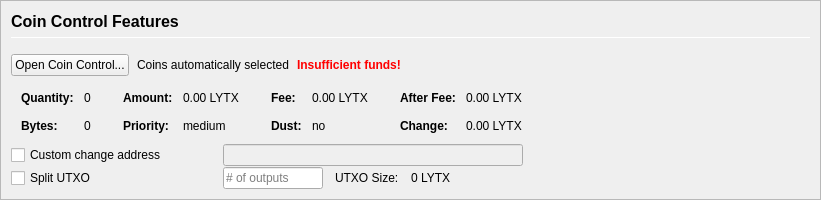
         <widget class="QFrame" name="frameCoinControl">
          <property name="sizePolicy">
           <sizepolicy hsizetype="Expanding" vsizetype="Expanding">
            <horstretch>0</horstretch>
            <verstretch>0</verstretch>
           </sizepolicy>
          </property>
          <property name="maximumSize">
           <size>
            <width>16777215</width>
            <height>16777215</height>
           </size>
          </property>
          <property name="frameShape">
           <enum>QFrame::StyledPanel</enum>
          </property>
          <property name="frameShadow">
           <enum>QFrame::Sunken</enum>
          </property>
          <layout class="QVBoxLayout" name="verticalLayoutCoinControl2">
           <property name="spacing">
            <number>0</number>
           </property>
           <property name="leftMargin">
            <number>0</number>
           </property>
           <property name="topMargin">
            <number>0</number>
           </property>
           <property name="rightMargin">
            <number>0</number>
           </property>
           <property name="bottomMargin">
            <number>0</number>
           </property>
           <item>
            <widget class="QFrame" name="frameCoinControl_BG">
             <layout class="QVBoxLayout" name="verticalLayoutCoinControl" stretch="0,0,0,0,0,0">
              <property name="spacing">
               <number>1</number>
              </property>
              <property name="leftMargin">
               <number>10</number>
              </property>
              <property name="topMargin">
               <number>10</number>
              </property>
              <item>
               <layout class="QHBoxLayout" name="horizontalLayoutCoinControl1">
                <property name="bottomMargin">
                 <number>15</number>
                </property>
                <item>
                 <layout class="QVBoxLayout" name="verticalLayout_3">
                  <property name="spacing">
                   <number>6</number>
                  </property>
                  <item>
                   <widget class="QLabel" name="labelCoinControlFeatures">
                    <property name="sizePolicy">
                     <sizepolicy hsizetype="Preferred" vsizetype="Maximum">
                      <horstretch>0</horstretch>
                      <verstretch>0</verstretch>
                     </sizepolicy>
                    </property>
                    <property name="minimumSize">
                     <size>
                      <width>0</width>
                      <height>20</height>
                     </size>
                    </property>
                    <property name="font">
                     <font>
                      <pointsize>12</pointsize>
                      <weight>75</weight>
                      <bold>true</bold>
                     </font>
                    </property>
                    <property name="styleSheet">
                     <string notr="true">font-weight:bold;</string>
                    </property>
                    <property name="text">
                     <string>Coin Control Features</string>
                    </property>
                   </widget>
                  </item>
                  <item>
                   <widget class="Line" name="line">
                    <property name="minimumSize">
                     <size>
                      <width>0</width>
                      <height>1</height>
                     </size>
                    </property>
                    <property name="maximumSize">
                     <size>
                      <width>16777215</width>
                      <height>1</height>
                     </size>
                    </property>
                    <property name="orientation">
                     <enum>Qt::Horizontal</enum>
                    </property>
                   </widget>
                  </item>
                 </layout>
                </item>
               </layout>
              </item>
              <item>
               <layout class="QHBoxLayout" name="horizontalLayoutCoinControl2" stretch="0,0,0,0">
                <property name="spacing">
                 <number>8</number>
                </property>
                <property name="bottomMargin">
                 <number>10</number>
                </property>
                <item>
                 <widget class="QPushButton" name="pushButtonCoinControl">
                  <property name="styleSheet">
                   <string notr="true"/>
                  </property>
                  <property name="text">
                   <string>Open Coin Control...</string>
                  </property>
                  <property name="autoDefault">
                   <bool>false</bool>
                  </property>
                 </widget>
                </item>
                <item>
                 <widget class="QLabel" name="labelCoinControlAutomaticallySelected">
                  <property name="text">
                   <string>Coins automatically selected</string>
                  </property>
                  <property name="margin">
                   <number>5</number>
                  </property>
                 </widget>
                </item>
                <item>
                 <widget class="QLabel" name="labelCoinControlInsuffFunds">
                  <property name="font">
                   <font>
                    <weight>75</weight>
                    <bold>true</bold>
                   </font>
                  </property>
                  <property name="styleSheet">
                   <string notr="true">color:red;font-weight:bold;</string>
                  </property>
                  <property name="text">
                   <string>Insufficient funds!</string>
                  </property>
                  <property name="margin">
                   <number>5</number>
                  </property>
                 </widget>
                </item>
                <item>
                 <spacer name="horizontalSpacerCoinControl">
                  <property name="orientation">
                   <enum>Qt::Horizontal</enum>
                  </property>
                  <property name="sizeHint" stdset="0">
                   <size>
                    <width>40</width>
                    <height>1</height>
                   </size>
                  </property>
                 </spacer>
                </item>
               </layout>
              </item>
              <item>
               <widget class="QWidget" name="widgetCoinControl" native="true">
                <property name="sizePolicy">
                 <sizepolicy hsizetype="Preferred" vsizetype="Preferred">
                  <horstretch>0</horstretch>
                  <verstretch>0</verstretch>
                 </sizepolicy>
                </property>
                <property name="minimumSize">
                 <size>
                  <width>0</width>
                  <height>0</height>
                 </size>
                </property>
                <property name="styleSheet">
                 <string notr="true"/>
                </property>
                <layout class="QHBoxLayout" name="horizontalLayoutCoinControl5">
                 <property name="leftMargin">
                  <number>0</number>
                 </property>
                 <property name="topMargin">
                  <number>0</number>
                 </property>
                 <property name="rightMargin">
                  <number>0</number>
                 </property>
                 <property name="bottomMargin">
                  <number>0</number>
                 </property>
                 <item>
                  <layout class="QHBoxLayout" name="horizontalLayoutCoinControl3" stretch="0,0,0,1">
                   <property name="spacing">
                    <number>20</number>
                   </property>
                   <property name="topMargin">
                    <number>0</number>
                   </property>
                   <property name="bottomMargin">
                    <number>10</number>
                   </property>
                   <item>
                    <layout class="QFormLayout" name="formLayoutCoinControl1">
                     <property name="horizontalSpacing">
                      <number>10</number>
                     </property>
                     <property name="verticalSpacing">
                      <number>14</number>
                     </property>
                     <property name="leftMargin">
                      <number>10</number>
                     </property>
                     <property name="topMargin">
                      <number>4</number>
                     </property>
                     <property name="rightMargin">
                      <number>6</number>
                     </property>
                     <item row="0" column="0">
                      <widget class="QLabel" name="labelCoinControlQuantityText">
                       <property name="font">
                        <font>
                         <weight>75</weight>
                         <bold>true</bold>
                        </font>
                       </property>
                       <property name="text">
                        <string>Quantity:</string>
                       </property>
                       <property name="margin">
                        <number>0</number>
                       </property>
                      </widget>
                     </item>
                     <item row="0" column="1">
                      <widget class="QLabel" name="labelCoinControlQuantity">
                       <property name="cursor">
                        <cursorShape>IBeamCursor</cursorShape>
                       </property>
                       <property name="contextMenuPolicy">
                        <enum>Qt::ActionsContextMenu</enum>
                       </property>
                       <property name="text">
                        <string notr="true">0</string>
                       </property>
                       <property name="margin">
                        <number>0</number>
                       </property>
                       <property name="textInteractionFlags">
                        <set>Qt::LinksAccessibleByMouse|Qt::TextSelectableByKeyboard|Qt::TextSelectableByMouse</set>
                       </property>
                      </widget>
                     </item>
                     <item row="1" column="0">
                      <widget class="QLabel" name="labelCoinControlBytesText">
                       <property name="font">
                        <font>
                         <weight>75</weight>
                         <bold>true</bold>
                        </font>
                       </property>
                       <property name="text">
                        <string>Bytes:</string>
                       </property>
                      </widget>
                     </item>
                     <item row="1" column="1">
                      <widget class="QLabel" name="labelCoinControlBytes">
                       <property name="cursor">
                        <cursorShape>IBeamCursor</cursorShape>
                       </property>
                       <property name="contextMenuPolicy">
                        <enum>Qt::ActionsContextMenu</enum>
                       </property>
                       <property name="text">
                        <string notr="true">0</string>
                       </property>
                       <property name="textInteractionFlags">
                        <set>Qt::LinksAccessibleByMouse|Qt::TextSelectableByKeyboard|Qt::TextSelectableByMouse</set>
                       </property>
                      </widget>
                     </item>
                    </layout>
                   </item>
                   <item>
                    <layout class="QFormLayout" name="formLayoutCoinControl2">
                     <property name="horizontalSpacing">
                      <number>10</number>
                     </property>
                     <property name="verticalSpacing">
                      <number>14</number>
                     </property>
                     <property name="leftMargin">
                      <number>6</number>
                     </property>
                     <property name="topMargin">
                      <number>4</number>
                     </property>
                     <property name="rightMargin">
                      <number>6</number>
                     </property>
                     <item row="0" column="0">
                      <widget class="QLabel" name="labelCoinControlAmountText">
                       <property name="font">
                        <font>
                         <weight>75</weight>
                         <bold>true</bold>
                        </font>
                       </property>
                       <property name="text">
                        <string>Amount:</string>
                       </property>
                       <property name="margin">
                        <number>0</number>
                       </property>
                      </widget>
                     </item>
                     <item row="0" column="1">
                      <widget class="QLabel" name="labelCoinControlAmount">
                       <property name="cursor">
                        <cursorShape>IBeamCursor</cursorShape>
                       </property>
                       <property name="contextMenuPolicy">
                        <enum>Qt::ActionsContextMenu</enum>
                       </property>
                       <property name="text">
                        <string notr="true">0.00 LYTX</string>
                       </property>
                       <property name="textInteractionFlags">
                        <set>Qt::LinksAccessibleByMouse|Qt::TextSelectableByKeyboard|Qt::TextSelectableByMouse</set>
                       </property>
                      </widget>
                     </item>
                     <item row="1" column="0">
                      <widget class="QLabel" name="labelCoinControlPriorityText">
                       <property name="font">
                        <font>
                         <weight>75</weight>
                         <bold>true</bold>
                        </font>
                       </property>
                       <property name="text">
                        <string>Priority:</string>
                       </property>
                      </widget>
                     </item>
                     <item row="1" column="1">
                      <widget class="QLabel" name="labelCoinControlPriority">
                       <property name="cursor">
                        <cursorShape>IBeamCursor</cursorShape>
                       </property>
                       <property name="contextMenuPolicy">
                        <enum>Qt::ActionsContextMenu</enum>
                       </property>
                       <property name="text">
                        <string>medium</string>
                       </property>
                       <property name="textInteractionFlags">
                        <set>Qt::LinksAccessibleByMouse|Qt::TextSelectableByKeyboard|Qt::TextSelectableByMouse</set>
                       </property>
                      </widget>
                     </item>
                    </layout>
                   </item>
                   <item>
                    <layout class="QFormLayout" name="formLayoutCoinControl3">
                     <property name="horizontalSpacing">
                      <number>10</number>
                     </property>
                     <property name="verticalSpacing">
                      <number>14</number>
                     </property>
                     <property name="leftMargin">
                      <number>6</number>
                     </property>
                     <property name="topMargin">
                      <number>4</number>
                     </property>
                     <property name="rightMargin">
                      <number>6</number>
                     </property>
                     <item row="0" column="0">
                      <widget class="QLabel" name="labelCoinControlFeeText">
                       <property name="font">
                        <font>
                         <weight>75</weight>
                         <bold>true</bold>
                        </font>
                       </property>
                       <property name="text">
                        <string>Fee:</string>
                       </property>
                       <property name="margin">
                        <number>0</number>
                       </property>
                      </widget>
                     </item>
                     <item row="0" column="1">
                      <widget class="QLabel" name="labelCoinControlFee">
                       <property name="cursor">
                        <cursorShape>IBeamCursor</cursorShape>
                       </property>
                       <property name="contextMenuPolicy">
                        <enum>Qt::ActionsContextMenu</enum>
                       </property>
                       <property name="text">
                        <string notr="true">0.00 LYTX</string>
                       </property>
                       <property name="textInteractionFlags">
                        <set>Qt::LinksAccessibleByMouse|Qt::TextSelectableByKeyboard|Qt::TextSelectableByMouse</set>
                       </property>
                      </widget>
                     </item>
                     <item row="1" column="0">
                      <widget class="QLabel" name="labelCoinControlLowOutputText">
                       <property name="font">
                        <font>
                         <weight>75</weight>
                         <bold>true</bold>
                        </font>
                       </property>
                       <property name="text">
                        <string>Dust:</string>
                       </property>
                      </widget>
                     </item>
                     <item row="1" column="1">
                      <widget class="QLabel" name="labelCoinControlLowOutput">
                       <property name="cursor">
                        <cursorShape>IBeamCursor</cursorShape>
                       </property>
                       <property name="contextMenuPolicy">
                        <enum>Qt::ActionsContextMenu</enum>
                       </property>
                       <property name="text">
                        <string>no</string>
                       </property>
                       <property name="textInteractionFlags">
                        <set>Qt::LinksAccessibleByMouse|Qt::TextSelectableByKeyboard|Qt::TextSelectableByMouse</set>
                       </property>
                      </widget>
                     </item>
                    </layout>
                   </item>
                   <item>
                    <layout class="QFormLayout" name="formLayoutCoinControl4">
                     <property name="horizontalSpacing">
                      <number>10</number>
                     </property>
                     <property name="verticalSpacing">
                      <number>14</number>
                     </property>
                     <property name="leftMargin">
                      <number>6</number>
                     </property>
                     <property name="topMargin">
                      <number>4</number>
                     </property>
                     <property name="rightMargin">
                      <number>6</number>
                     </property>
                     <item row="0" column="0">
                      <widget class="QLabel" name="labelCoinControlAfterFeeText">
                       <property name="font">
                        <font>
                         <weight>75</weight>
                         <bold>true</bold>
                        </font>
                       </property>
                       <property name="text">
                        <string>After Fee:</string>
                       </property>
                       <property name="margin">
                        <number>0</number>
                       </property>
                      </widget>
                     </item>
                     <item row="0" column="1">
                      <widget class="QLabel" name="labelCoinControlAfterFee">
                       <property name="cursor">
                        <cursorShape>IBeamCursor</cursorShape>
                       </property>
                       <property name="contextMenuPolicy">
                        <enum>Qt::ActionsContextMenu</enum>
                       </property>
                       <property name="text">
                        <string notr="true">0.00 LYTX</string>
                       </property>
                       <property name="textInteractionFlags">
                        <set>Qt::LinksAccessibleByMouse|Qt::TextSelectableByKeyboard|Qt::TextSelectableByMouse</set>
                       </property>
                      </widget>
                     </item>
                     <item row="1" column="0">
                      <widget class="QLabel" name="labelCoinControlChangeText">
                       <property name="font">
                        <font>
                         <weight>75</weight>
                         <bold>true</bold>
                        </font>
                       </property>
                       <property name="text">
                        <string>Change:</string>
                       </property>
                      </widget>
                     </item>
                     <item row="1" column="1">
                      <widget class="QLabel" name="labelCoinControlChange">
                       <property name="cursor">
                        <cursorShape>IBeamCursor</cursorShape>
                       </property>
                       <property name="contextMenuPolicy">
                        <enum>Qt::ActionsContextMenu</enum>
                       </property>
                       <property name="text">
                        <string notr="true">0.00 LYTX</string>
                       </property>
                       <property name="textInteractionFlags">
                        <set>Qt::LinksAccessibleByMouse|Qt::TextSelectableByKeyboard|Qt::TextSelectableByMouse</set>
                       </property>
                      </widget>
                     </item>
                    </layout>
                   </item>
                  </layout>
                 </item>
                </layout>
               </widget>
              </item>
              <item>
               <layout class="QHBoxLayout" name="horizontalLayoutCoinControl4">
                <property name="spacing">
                 <number>12</number>
                </property>
                <property name="sizeConstraint">
                 <enum>QLayout::SetDefaultConstraint</enum>
                </property>
                <property name="topMargin">
                 <number>0</number>
                </property>
                <property name="rightMargin">
                 <number>0</number>
                </property>
                <item>
                 <widget class="QCheckBox" name="checkBoxCoinControlChange">
                  <property name="sizePolicy">
                   <sizepolicy hsizetype="Preferred" vsizetype="Preferred">
                    <horstretch>0</horstretch>
                    <verstretch>0</verstretch>
                   </sizepolicy>
                  </property>
                  <property name="minimumSize">
                   <size>
                    <width>200</width>
                    <height>0</height>
                   </size>
                  </property>
                  <property name="maximumSize">
                   <size>
                    <width>200</width>
                    <height>16777215</height>
                   </size>
                  </property>
                  <property name="toolTip">
                   <string>If this is activated, but the change address is empty or invalid, change will be sent to a newly generated address.</string>
                  </property>
                  <property name="text">
                   <string>Custom change address</string>
                  </property>
                 </widget>
                </item>
                <item>
                 <widget class="QValidatedLineEdit" name="lineEditCoinControlChange">
                  <property name="enabled">
                   <bool>false</bool>
                  </property>
                  <property name="sizePolicy">
                   <sizepolicy hsizetype="Preferred" vsizetype="Preferred">
                    <horstretch>0</horstretch>
                    <verstretch>0</verstretch>
                   </sizepolicy>
                  </property>
                  <property name="minimumSize">
                   <size>
                    <width>300</width>
                    <height>0</height>
                   </size>
                  </property>
                 </widget>
                </item>
                <item>
                 <widget class="QLabel" name="labelCoinControlChangeLabel">
                  <property name="sizePolicy">
                   <sizepolicy hsizetype="Preferred" vsizetype="Preferred">
                    <horstretch>0</horstretch>
                    <verstretch>0</verstretch>
                   </sizepolicy>
                  </property>
                  <property name="minimumSize">
                   <size>
                    <width>100</width>
                    <height>0</height>
                   </size>
                  </property>
                  <property name="text">
                   <string/>
                  </property>
                  <property name="margin">
                   <number>3</number>
                  </property>
                 </widget>
                </item>
               </layout>
              </item>
              <item>
               <layout class="QHBoxLayout" name="horizontalLayoutCoinControl6">
                <property name="spacing">
                 <number>12</number>
                </property>
                <property name="rightMargin">
                 <number>0</number>
                </property>
                <item>
                 <widget class="QCheckBox" name="splitBlockCheckBox">
                  <property name="sizePolicy">
                   <sizepolicy hsizetype="Preferred" vsizetype="Preferred">
                    <horstretch>0</horstretch>
                    <verstretch>0</verstretch>
                   </sizepolicy>
                  </property>
                  <property name="minimumSize">
                   <size>
                    <width>200</width>
                    <height>0</height>
                   </size>
                  </property>
                  <property name="maximumSize">
                   <size>
                    <width>200</width>
                    <height>16777215</height>
                   </size>
                  </property>
                  <property name="text">
                   <string>Split UTXO</string>
                  </property>
                 </widget>
                </item>
                <item>
                 <widget class="QLineEdit" name="splitBlockLineEdit">
                  <property name="sizePolicy">
                   <sizepolicy hsizetype="Preferred" vsizetype="Preferred">
                    <horstretch>50</horstretch>
                    <verstretch>0</verstretch>
                   </sizepolicy>
                  </property>
                  <property name="minimumSize">
                   <size>
                    <width>100</width>
                    <height>0</height>
                   </size>
                  </property>
                  <property name="maximumSize">
                   <size>
                    <width>100</width>
                    <height>16777215</height>
                   </size>
                  </property>
                  <property name="placeholderText">
                   <string># of outputs</string>
                  </property>
                 </widget>
                </item>
                <item>
                 <widget class="QLabel" name="labelBlockSizeText">
                  <property name="text">
                   <string>UTXO Size:</string>
                  </property>
                 </widget>
                </item>
                <item>
                 <widget class="QLabel" name="labelBlockSize">
                  <property name="text">
                   <string>0 LYTX</string>
                  </property>
                 </widget>
                </item>
                <item>
                 <spacer name="horizontalSpacer_7">
                  <property name="orientation">
                   <enum>Qt::Horizontal</enum>
                  </property>
                  <property name="sizeHint" stdset="0">
                   <size>
                    <width>40</width>
                    <height>20</height>
                   </size>
                  </property>
                 </spacer>
                </item>
               </layout>
              </item>
              <item>
               <spacer name="verticalSpacerCoinControl">
                <property name="orientation">
                 <enum>Qt::Vertical</enum>
                </property>
                <property name="sizeHint" stdset="0">
                 <size>
                  <width>800</width>
                  <height>1</height>
                 </size>
                </property>
               </spacer>
              </item>
             </layout>
            </widget>
           </item>
          </layout>
         </widget>
